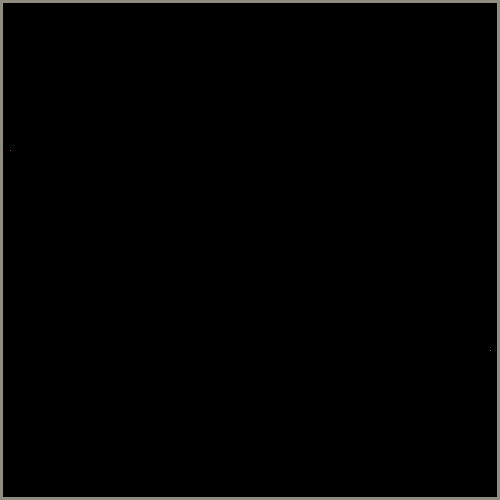
Frame 1 (no input)
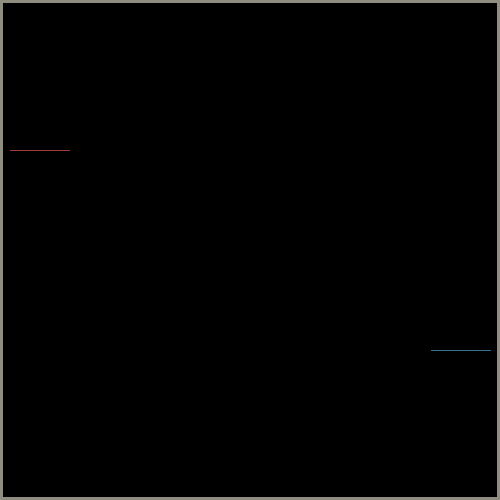
Frame 60 (the mouse pressed at the canvas centre just before this capture)
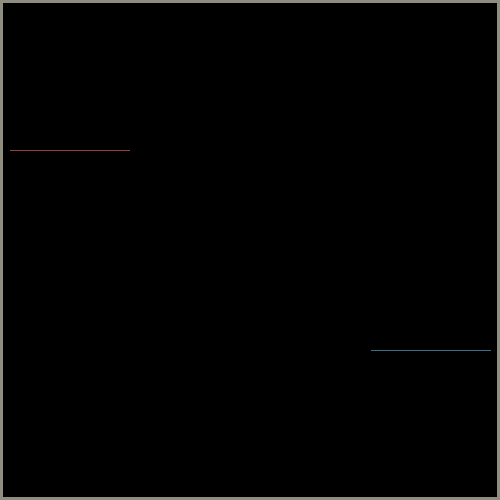
Frame 120 (the mouse held since frame 60 and released just before this capture)

The Processing sketch that drew these frames (run headless with seeded random() and noise(); from frame 60 on, the mouse is pressed at the canvas centre):

// Processing sketch: processing_77780
// ── processing_77780.pde

//Eric T. Computer Programming 1 Mods 4-5
int x=10;
int y=150;
int direction=RIGHT;
int compx=490;
int compy=350;
int compdir=LEFT;
boolean gameOver=false;
void setup()
{
  size(500,500);
  background(0);
  strokeWeight(5);
  stroke(142,141,127);
  line(0,0,500,0);
  line(0,0,0,500);
  line(499,0,499,500);
  line(0,499,500,499);
}
void draw()
{
  if(gameOver == true)
  {
  }
  else
  {
    human();
    if(gameOver == false)
    {
      computer();
    }
  }
}
void human()
{
  if(get(x,y) !=color(0))
    {
      textAlign(CENTER);
      textSize(25);
      text("You Lose!",250,250);
      gameOver = true;
    }
    strokeWeight(1);
    stroke(219,84,86);
    point(x,y);
    if(direction == RIGHT)
    {
      x++;
    }
    else if(direction == LEFT)
    {
      x--;
    }
    else if(direction == UP)
    {
      y--;
    }
    else if(direction == DOWN)
    {
      y++;
    }
  }
void keyPressed()
{
  if(key=='d')
  {
    direction=RIGHT;
  }
  if(key=='a')
  {
    direction=LEFT;
  }
  if(key=='s')
  {
    direction=DOWN;
  }
  if(key=='w')
  {
    direction=UP;
  }
}
void computer()
{
  if(get(compx,compy) !=color(0))
    {
      textAlign(CENTER);
      textSize(25);
      text("You Win!",250,250);
      gameOver = true;
    }
    stroke(79,160,196);
    point(compx,compy);
    if(compdir == RIGHT)
    {
      compx++;
      if(get(compx+1,compy) !=color(0))
      {
        compdir=DOWN;
      }
    }
    else if(compdir == LEFT)
    {
      compx--;
      if(get(compx-1,compy) !=color(0))
      {
        compdir=UP;
      }
    }
    else if(compdir == UP)
    {
      compy--;
      if(get(compx,compy-1) !=color(0))
      {
        compdir=RIGHT;
      }
    }
    else if(compdir == DOWN)
    {
      compy++;
      if(get(compx,compy+1) !=color(0))
      {
        compdir=LEFT;
      }
    }
  }
